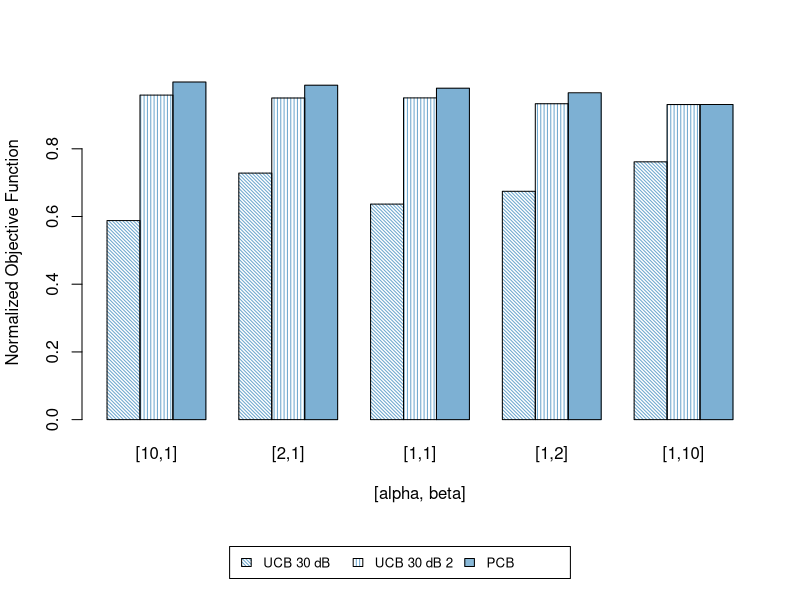

R code for this plot:
# Grouped Bar Plot

data = cbind(c(0.5880, 0.9586, 0.9973), 
             c(0.7282, 0.9501, 0.9878), 
             c(0.6366, 0.9503, 0.9790), 
             c(0.6744, 0.9331, 0.9655), 
             c(0.7615, 0.9307, 0.9308))

colnames(data)=c("[10,1]","[2,1]","[1,1]","[1,2]","[1,10]")

rownames(data)=c("UCB 30 dB","UCB 30 dB 2", "PCB")

dev.off()

layout(rbind(1,2), heights=c(7,1))  # put legend on bottom 1/8th of the chart

barplot(data,
        xlab="[alpha, beta]", 
        ylab="Normalized Objective Function",
        density=c(40,30,100) , angle=c(135,90,0) , col="skyblue3",
        border=c("black"),
        beside=TRUE)

par(mar=c(0, 0, 0, 0))

plot.new()

legend("center", 
       c("UCB 30 dB","UCB 30 dB 2", "PCB"),
       density=c(40,30,100),
       angle=c(135,90,0), 
       fill="skyblue3", 
       horiz=TRUE, 
       cex=0.8)